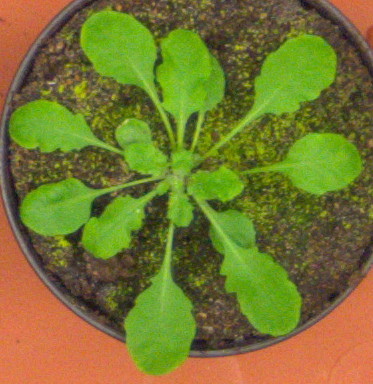
#> input picture ara2012_plant067_rgb.png, 373 x 384 px
$ jupyter execute hw3_input1.ipynb
#> lines starting #> are read from the running program, lines starting #| are printed output that depends on the picture; after the words box and inside, x2 and y2 are one past the last pixel; in counts of white or black regions, pixels touching at a corner belong together
[cell 1]
import cv2
import numpy as np
from matplotlib import pyplot as plt

input = cv2.imread("ara2012_plant067_rgb.png")
#> input is the input picture: shape (384, 373, 3); mean B, G, R 47.9, 118.4, 118.5
inputt2=input.copy()
inputt3=input.copy()

inputEl1=input.copy()
inputEl2=input.copy()
inputEl3=input.copy()

inputReshape=input.reshape((-1, 3))
input2=np.float32(inputReshape)
criteria=(cv2.TERM_CRITERIA_EPS + cv2.TERM_CRITERIA_MAX_ITER, 10, 1.0)

k=2
attempts=10
_, labels, center=cv2.kmeans(input2, k, None, criteria, attempts, cv2.KMEANS_PP_CENTERS)
#> center = [[42.15, 81.09, 82.96], [52.52, 148, 146.8]]
center=np.uint8(center)
#> center = [[42, 81, 82], [52, 147, 146]]
res=center[labels.flatten()]
result1=res.reshape((input.shape))
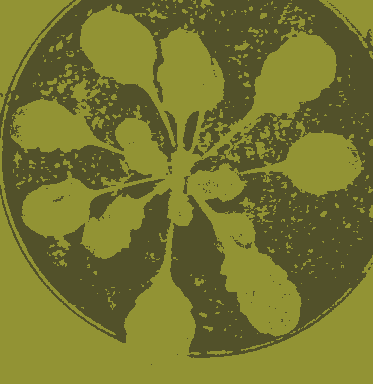
#> result1: shape (384, 373, 3); mean B, G, R 47.6, 117.8, 117.7

k=3
_, labels, center=cv2.kmeans(input2, k, None, criteria, attempts, cv2.KMEANS_PP_CENTERS)
#> center = [[74.3, 115.4, 208.4], [38.89, 165.8, 113.9], [44.15, 80.57, 84.04]]
center=np.uint8(center)
#> center = [[74, 115, 208], [38, 165, 113], [44, 80, 84]]
res=center[labels.flatten()]
result2=res.reshape((input.shape))
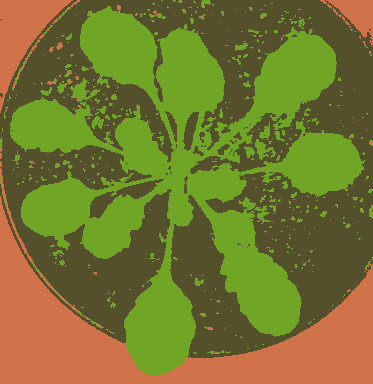
#> result2: shape (384, 373, 3); mean B, G, R 47.5, 117.8, 118.1

k=4
_, labels, center=cv2.kmeans(input2, k, None, criteria, attempts, cv2.KMEANS_PP_CENTERS)
#> center = [[61.04, 101.5, 108.5], [73.24, 115.5, 211.8], [35.99, 72.1, 73], [37.29, 169, 113.6]]
center=np.uint8(center)
#> center = [[61, 101, 108], [73, 115, 211], [35, 72, 73], [37, 169, 113]]
res=center[labels.flatten()]
result3=res.reshape((input.shape))
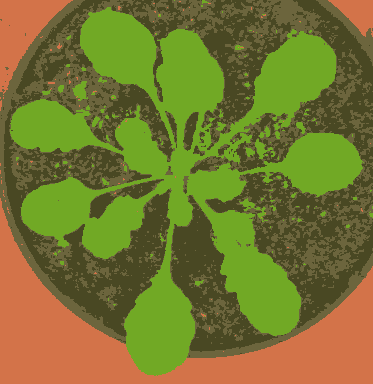
#> result3: shape (384, 373, 3); mean B, G, R 47.5, 118.2, 118.1

k=5
_, labels, center=cv2.kmeans(input2, k, None, criteria, attempts, cv2.KMEANS_PP_CENTERS)
#> center = [[63.44, 99.25, 108.3], [36.36, 71.15, 72.45], [73.17, 115.4, 211.9], [15.59, 156.7, 105.1], [53.95, 174.4, 119.6]]
center=np.uint8(center)
#> center = [[63, 99, 108], [36, 71, 72], [73, 115, 211], [15, 156, 105], [53, 174, 119]]
res=center[labels.flatten()]
result4=res.reshape((input.shape))

result1_red, result1_green, result1_blue=cv2.split(result1)
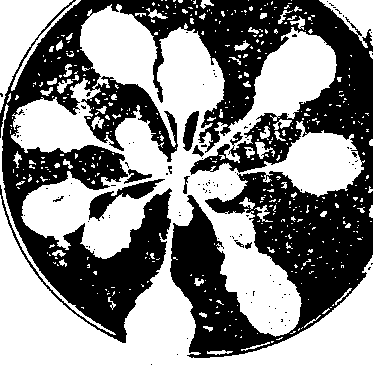
#> result1_red: shape (384, 373); values 42 (black) and 52 (white), 55.8% white; 111 black regions (101 under 20 px), largest, box (x1, y1, x2, y2) and area: (0, 0, 373, 358) 61445, (89, 179, 165, 221) 880, (183, 111, 199, 151) 365
result2_red, result2_green, result2_blue=cv2.split(result2)
result3_red, result3_green, result3_blue=cv2.split(result3)
result4_red, result4_green, result4_blue=cv2.split(result4)

fig, (ax1, ax2)=plt.subplots(1, 2)
fig.suptitle('K-Means Clustering')
im1=ax1.imshow(result1_red)
colorbar1=fig.colorbar(im1, ax=ax1, shrink=0.5)
ax1.set_title('K=2')

im2=ax2.imshow(result2_green)
colorbar2=fig.colorbar(im2, ax=ax2, shrink=0.5)
ax2.set_title('K=3')

fig, (ax3, ax4)=plt.subplots(1, 2)
im3=ax3.imshow(result3_green)
colorbar3=fig.colorbar(im3, ax=ax3, shrink=0.5)
ax3.set_title('K=4')

im4=ax4.imshow(result4_blue)
colorbar4=fig.colorbar(im4, ax=ax4, shrink=0.5)
ax4.set_title('K=5')
plt.show()

binaryResult=result3
greenResult=binaryResult[:,:,1]
_, binaryMask=cv2.threshold(greenResult, 0, 255, cv2.THRESH_BINARY+cv2.THRESH_OTSU)
#> binaryMask: shape (384, 373); 33.9% white; 133 white regions (114 under 20 px), largest, box (x1, y1, x2, y2) and area: (10, 7, 364, 376) 46838, (72, 81, 88, 101) 183, (239, 198, 268, 222) 162

plt.imshow(binaryMask)
plt.colorbar()
plt.title('Binary Mask')
plt.show()

distanceTransform=cv2.distanceTransform(binaryMask, cv2.DIST_L2, 3)

plt.imshow(distanceTransform)
plt.colorbar()
plt.title('Distance Transform')
plt.show()

labImg=cv2.cvtColor(input, cv2.COLOR_BGR2LAB)
#> labImg: shape (384, 373, 3); mean of channels 0, 1, 2 125.1, 119.5, 164.5
lChannel, aChannel, bChannel=cv2.split(labImg)

medianFilter=cv2.medianBlur(aChannel, 5)
medianFilter2=medianFilter.copy()
medianFilter3=medianFilter.copy()

fig, (ax1, ax2)= plt.subplots(1, 2)
fig.suptitle('Median Filter')
im1=ax1.imshow(aChannel)
colorbar1=fig.colorbar(im1, ax=ax1, shrink=0.5)
ax1.set_title('Original')
im2=ax2.imshow(medianFilter)
colorbar2=fig.colorbar(im2, ax=ax2, shrink=0.5)
ax2.set_title('Median Filtered')
plt.show()
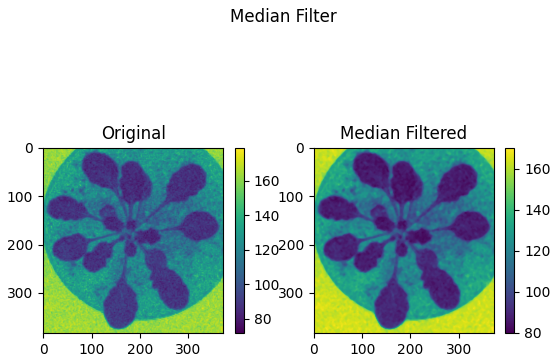
#> figure drawn by matplotlib, 4 panels

circles1=cv2.HoughCircles(medianFilter, cv2.HOUGH_GRADIENT, 1, 0.1*min(input.shape[:2]), param1=40, param2=10, minRadius=13, maxRadius=37)
#> circles1 = 42 rows, first 8: [323.5, 165.5, 36.4], [145.5, 140.5, 30.8], [168.5, 221.5, 28.6], [117.5, 111.5, 33.1], [308.5, 64.5, 29.7], [265.5, 134.5, 29.7], [41.5, 135.5, 36.4], [273.5, 305.5, 29.7]
circles1=np.uint16(np.around(circles1))
#> circles1 = 42 rows, first 8: [324, 166, 36], [146, 140, 31], [168, 222, 29], [118, 112, 33], [308, 64, 30], [266, 134, 30], [42, 136, 36], [274, 306, 30]

for circle in circles1[0, :]:
    center=(circle[0], circle[1])
    radius=circle[2]
    cv2.circle(input, center, radius, (0, 255, 0), 2)
    cv2.circle(input, center, 2, (0, 0, 255), 3)
#> this loop made 42 passes
#> (center, radius) on passes 1 to 12: ((324, 166), 36), ((146, 140), 31), ((168, 222), 29), ((118, 112), 33), ((308, 64), 30), ((266, 134), 30), ((42, 136), 36), ((274, 306), 30), ((188, 80), 35), ((56, 68), 34), ((158, 340), 33), ((130, 54), 31)
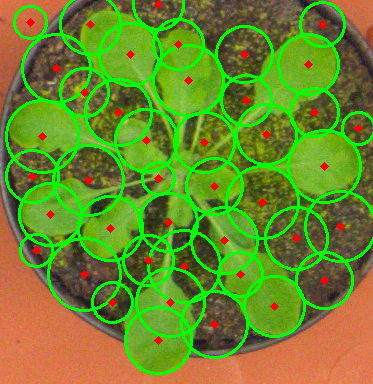
#> input: shape (384, 373, 3); 15.66% of pixels changed, all inside (x1, y1, x2, y2) = (5, 0, 373, 375)

input=cv2.cvtColor(input, cv2.COLOR_BGR2RGB)

circles2=cv2.HoughCircles(medianFilter2, cv2.HOUGH_GRADIENT, 1, 0.1*min(input.shape[:2]), param1=80, param2=10, minRadius=13, maxRadius=37)
#> circles2 = 19 rows, first 8: [31.5, 125.5, 23.6], [158.5, 339.5, 33.1], [306.5, 63.5, 30.4], [275.5, 301.5, 34.2], [117.5, 217.5, 27.2], [49.5, 214.5, 30.8], [182.5, 49.5, 22.1], [327.5, 154.5, 36.4]
circles2=np.uint16(np.around(circles2))
#> circles2 = 19 rows, first 8: [32, 126, 24], [158, 340, 33], [306, 64, 30], [276, 302, 34], [118, 218, 27], [50, 214, 31], [182, 50, 22], [328, 154, 36]

for circle in circles2[0, :]:
    center=(circle[0], circle[1])
    radius=circle[2]
    cv2.circle(inputt2, center, radius, (0, 255, 0), 2)
    cv2.circle(inputt2, center, 2, (0, 0, 255), 3)
#> this loop made 19 passes
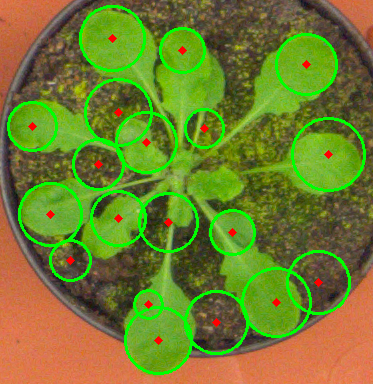
#> inputt2: shape (384, 373, 3); mean B, G, R 45, 126.4, 112.6

inputt2=cv2.cvtColor(inputt2, cv2.COLOR_BGR2RGB)

circles3=cv2.HoughCircles(medianFilter3, cv2.HOUGH_GRADIENT, 1, 0.1*min(input.shape[:2]), param1=80, param2=15, minRadius=13, maxRadius=37)
#> circles3 = [[158.5, 339.5, 33.1], [117.5, 217.5, 27.2], [49.5, 214.5, 30.8], [274.5, 304.5, 30.7], [27.5, 126.5, 20.5], [111.5, 37.5, 31.9], [325.5, 162.5, 30.8], [309.5, 61.5, 26.7], [179.5, 212.5, 13.8], [92.5, 163.5, 18.8], [203.5, 128.5, 18.8], [235.5, 231.5, 26.4]]
circles3=np.uint16(np.around(circles3))
#> circles3 = [[158, 340, 33], [118, 218, 27], [50, 214, 31], [274, 304, 31], [28, 126, 20], [112, 38, 32], [326, 162, 31], [310, 62, 27], [180, 212, 14], [92, 164, 19], [204, 128, 19], [236, 232, 26]]

for circle in circles3[0, :]:
    center=(circle[0], circle[1])
    radius=circle[2]
    cv2.circle(inputt3, center, radius, (0, 255, 0), 2)
    cv2.circle(inputt3, center, 2, (0, 0, 255), 3)
#> this loop made 12 passes
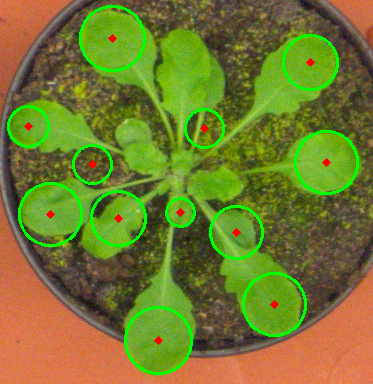
#> inputt3: shape (384, 373, 3); mean B, G, R 46.3, 122.8, 114.9

inputt3=cv2.cvtColor(inputt3, cv2.COLOR_BGR2RGB)

fig, (ax1, ax2, ax3)= plt.subplots(1, 3)

im1=ax1.imshow(input)
ax1.set_title('p1=40,p2=10')

im2=ax2.imshow(inputt2)
ax2.set_title('p1=80,p2=10')

im3=ax3.imshow(inputt3)
ax3.set_title('p1=40,p2=15')

plt.subplots_adjust(wspace=0.5)

plt.show()

[cell 2]
vCircles1=[]
vCircles2=[]
vCircles3=[]

for circle in circles1[0]:
    x=circle[0]
    y=circle[1]
    if binaryMask[y, x]==255:
        vCircles1.append(circle)
#> this loop made 42 passes
#> (circle, x, y) on passes 1 to 12: ([324, 166, 36], 324, 166), ([146, 140, 31], 146, 140), ([168, 222, 29], 168, 222), ([118, 112, 33], 118, 112), ([308, 64, 30], 308, 64), ([266, 134, 30], 266, 134), ([42, 136, 36], 42, 136), ([274, 306, 30], 274, 306), ([188, 80, 35], 188, 80), ([56, 68, 34], 56, 68), ([158, 340, 33], 158, 340), ([130, 54, 31], 130, 54)
#> after the loop, vCircles1 = 20 items, first 6: [324, 166, 36], [146, 140, 31], [308, 64, 30], [266, 134, 30], [42, 136, 36], [274, 306, 30]

for circle in circles2[0]:
    x=circle[0]
    y=circle[1]
    if binaryMask[y, x]==255:
        vCircles2.append(circle)
#> this loop made 19 passes
#> (circle, x, y) on passes 1 to 12: ([32, 126, 24], 32, 126), ([158, 340, 33], 158, 340), ([306, 64, 30], 306, 64), ([276, 302, 34], 276, 302), ([118, 218, 27], 118, 218), ([50, 214, 31], 50, 214), ([182, 50, 22], 182, 50), ([328, 154, 36], 328, 154), ([112, 38, 32], 112, 38), ([118, 112, 33], 118, 112), ([98, 164, 25], 98, 164), ([232, 232, 22], 232, 232)
#> after the loop, vCircles2 = [[32, 126, 24], [158, 340, 33], [306, 64, 30], [276, 302, 34], [118, 218, 27], [50, 214, 31], [182, 50, 22], [328, 154, 36], [112, 38, 32], [232, 232, 22], [204, 128, 19], [146, 142, 30], [148, 304, 14]]

for circle in circles3[0]:
    x=circle[0]
    y=circle[1]
    if binaryMask[y, x]==255:
        vCircles3.append(circle)
#> this loop made 12 passes
#> (circle, x, y) on passes 1 to 12: ([158, 340, 33], 158, 340), ([118, 218, 27], 118, 218), ([50, 214, 31], 50, 214), ([274, 304, 31], 274, 304), ([28, 126, 20], 28, 126), ([112, 38, 32], 112, 38), ([326, 162, 31], 326, 162), ([310, 62, 27], 310, 62), ([180, 212, 14], 180, 212), ([92, 164, 19], 92, 164), ([204, 128, 19], 204, 128), ([236, 232, 26], 236, 232)
#> after the loop, vCircles3 has the same summary as circles3

for circle in vCircles1:
    center=(circle[0], circle[1])
    radius=circle[2]
    cv2.circle(inputEl1, center, radius, (0, 255, 0), 2)
    cv2.circle(inputEl1, center, 2, (0, 0, 255), 3)
#> this loop made 20 passes
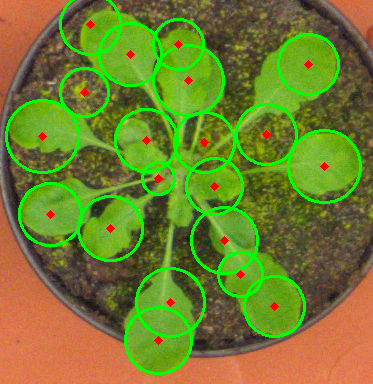
#> inputEl1: shape (384, 373, 3); mean B, G, R 44.9, 127, 111.8

for circle in vCircles2:
    center=(circle[0], circle[1])
    radius=circle[2]
    cv2.circle(inputEl2, center, radius, (0, 255, 0), 2)
    cv2.circle(inputEl2, center, 2, (0, 0, 255), 3)
#> this loop made 13 passes
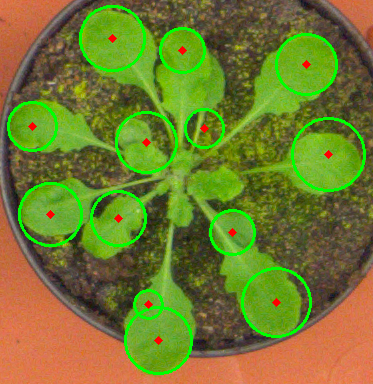
#> inputEl2: shape (384, 373, 3); mean B, G, R 46, 123.4, 114.3

for circle in vCircles3:
    center=(circle[0], circle[1])
    radius=circle[2]
    cv2.circle(inputEl3, center, radius, (0, 255, 0), 2)
    cv2.circle(inputEl3, center, 2, (0, 0, 255), 3)

inputEl1=cv2.cvtColor(inputEl1, cv2.COLOR_BGR2RGB)
inputEl2=cv2.cvtColor(inputEl2, cv2.COLOR_BGR2RGB)
inputEl3=cv2.cvtColor(inputEl3, cv2.COLOR_BGR2RGB)

fig,(ax1, ax2, ax3)=plt.subplots(1, 3)

im1=ax1.imshow(inputEl1)
ax1.set_title('p1=40,p2=10')

im2=ax2.imshow(inputEl2)
ax2.set_title('p1=80,p2=10')

im3=ax3.imshow(inputEl3)
ax3.set_title('p1=40,p2=15')

plt.subplots_adjust(wspace=0.5)
plt.show()

$ run again, with ara2012_plant102_rgb.png copied over ara2012_plant067_rgb.png
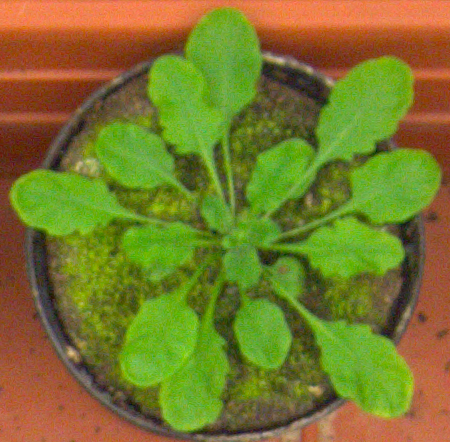
#> input picture ara2012_plant102_rgb.png, 450 x 442 px
#> input is the input picture: shape (442, 450, 3); mean B, G, R 43.5, 120.3, 121.6
#> `_, labels, center=cv2.kmeans(input2, k, None, criteria, attempts, cv2...`: center = [[55.44, 91.37, 169.4], [37.71, 134.3, 98.51]]
#> `center=np.uint8(center)`: center = [[55, 91, 169], [37, 134, 98]]
#> `_, labels, center=cv2.kmeans(input2, k, None, criteria, attempts, cv2...`: center = [[37.76, 164.2, 108], [66.05, 105.9, 192.1], [37.39, 79.9, 97.87]]
#> `center=np.uint8(center)`: center = [[37, 164, 107], [66, 105, 192], [37, 79, 97]]
#> `_, labels, center=cv2.kmeans(input2, k, None, criteria, attempts, cv2...`: center = [[46.9, 79.45, 144.3], [37.91, 164.6, 108.2], [74.05, 117.1, 209.9], [34.87, 83.34, 83.15]]
#> `center=np.uint8(center)`: center = [[46, 79, 144], [37, 164, 108], [74, 117, 209], [34, 83, 83]]
#> `_, labels, center=cv2.kmeans(input2, k, None, criteria, attempts, cv2...`: center = [[73.86, 116.4, 209.1], [38.58, 80.51, 82.87], [53.7, 169.2, 111.9], [44.14, 77.37, 145.4], [15.05, 152.2, 102]]
#> `center=np.uint8(center)`: center = [[73, 116, 209], [38, 80, 82], [53, 169, 111], [44, 77, 145], [15, 152, 101]]
#> result1_red: shape (442, 450); values 37 (black) and 55 (white), 32.5% white; 197 white regions (172 under 20 px), largest, box (x1, y1, x2, y2) and area: (0, 0, 450, 176) 35865, (0, 175, 194, 442) 13752, (207, 177, 450, 442) 13027
#> result2_red: shape (442, 450); values 37 (black) and 66 (white), 20.7% white; 240 white regions (212 under 20 px), largest, box (x1, y1, x2, y2) and area: (0, 0, 450, 62) 16428, (207, 242, 450, 442) 10838, (0, 338, 174, 442) 8539
#> binaryMask: shape (442, 450); 41.1% white; 102 white regions (83 under 20 px), largest, box (x1, y1, x2, y2) and area: (10, 7, 441, 432) 72252, (266, 258, 413, 418) 7855, (338, 286, 372, 316) 429
#> labImg: shape (442, 450, 3); mean of channels 0, 1, 2 128.2, 119.8, 168.3
#> `circles1=cv2.HoughCircles(medianFilter, cv2.HOUGH_GRADIENT, 1, 0.1*min..`: circles1 = 42 rows, first 8: [406.5, 178.5, 34.2], [259.5, 326.5, 27.5], [133.5, 149.5, 36.4], [40.5, 203.5, 34.2], [191.5, 400.5, 32.9], [286.5, 104.5, 36.4], [284.5, 279.5, 28.6], [289.5, 177.5, 36.4]
#> `circles1=np.uint16(np.around(circles1))`: circles1 = 42 rows, first 8: [406, 178, 34], [260, 326, 28], [134, 150, 36], [40, 204, 34], [192, 400, 33], [286, 104, 36], [284, 280, 29], [290, 178, 36]
#> the loop `for circle in circles1[0, :]:` made 42 passes
#> after the loop `for circle in circles1[0, :]:`:
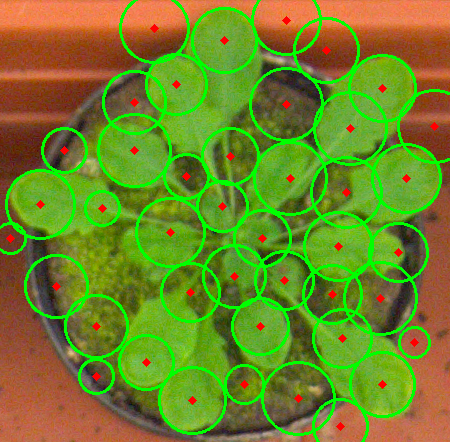
#> input: shape (442, 450, 3); 11.66% of pixels changed, all inside (x1, y1, x2, y2) = (0, 0, 450, 442)
#> `circles2=cv2.HoughCircles(medianFilter2, cv2.HOUGH_GRADIENT, 1, 0.1*mi..`: circles2 = 14 rows, first 8: [406.5, 178.5, 34.2], [189.5, 400.5, 31.5], [224.5, 39.5, 31.9], [40.5, 203.5, 34.2], [381.5, 383.5, 31.8], [382.5, 88.5, 33], [169.5, 82.5, 27.9], [376.5, 257.5, 28.8]
#> `circles2=np.uint16(np.around(circles2))`: circles2 = 14 rows, first 8: [406, 178, 34], [190, 400, 32], [224, 40, 32], [40, 204, 34], [382, 384, 32], [382, 88, 33], [170, 82, 28], [376, 258, 29]
#> the loop `for circle in circles2[0, :]:` made 14 passes
#> `circles3=cv2.HoughCircles(medianFilter3, cv2.HOUGH_GRADIENT, 1, 0.1*mi..`: circles3 = [[40.5, 203.5, 34.2], [382.5, 88.5, 33], [224.5, 31.5, 25.7], [409.5, 176.5, 31.6], [189.5, 403.5, 28.6], [170.5, 84.5, 29.9], [386.5, 382.5, 34.2]]
#> `circles3=np.uint16(np.around(circles3))`: circles3 = [[40, 204, 34], [382, 88, 33], [224, 32, 26], [410, 176, 32], [190, 404, 29], [170, 84, 30], [386, 382, 34]]
#> the loop `for circle in circles3[0, :]:` made 7 passes
#> the loop `for circle in circles1[0]:` made 42 passes
#> (circle, x, y) on passes 1 to 8: ([406, 178, 34], 406, 178), ([260, 326, 28], 260, 326), ([134, 150, 36], 134, 150), ([40, 204, 34], 40, 204), ([192, 400, 33], 192, 400), ([286, 104, 36], 286, 104), ([284, 280, 29], 284, 280), ([290, 178, 36], 290, 178)
#> after the loop `for circle in circles1[0]:`: vCircles1 = 22 items, first 6: [406, 178, 34], [260, 326, 28], [134, 150, 36], [40, 204, 34], [192, 400, 33], [284, 280, 29]
#> the loop `for circle in circles2[0]:` made 14 passes
#> (circle, x, y) on passes 1 to 8: ([406, 178, 34], 406, 178), ([190, 400, 32], 190, 400), ([224, 40, 32], 224, 40), ([40, 204, 34], 40, 204), ([382, 384, 32], 382, 384), ([382, 88, 33], 382, 88), ([170, 82, 28], 170, 82), ([376, 258, 29], 376, 258)
#> after the loop `for circle in circles2[0]:`: vCircles2 = [[406, 178, 34], [190, 400, 32], [224, 40, 32], [40, 204, 34], [382, 384, 32], [382, 88, 33], [170, 82, 28], [376, 258, 29], [112, 140, 16], [328, 294, 25], [280, 176, 31], [274, 338, 17]]
#> the loop `for circle in circles3[0]:` made 7 passes
#> (circle, x, y) on passes 1 to 7: ([40, 204, 34], 40, 204), ([382, 88, 33], 382, 88), ([224, 32, 26], 224, 32), ([410, 176, 32], 410, 176), ([190, 404, 29], 190, 404), ([170, 84, 30], 170, 84), ([386, 382, 34], 386, 382)
#> after the loop `for circle in circles3[0]:`: vCircles3 has the same summary as circles3
#> the loop `for circle in vCircles1:` made 22 passes
#> after the loop `for circle in vCircles1:`:
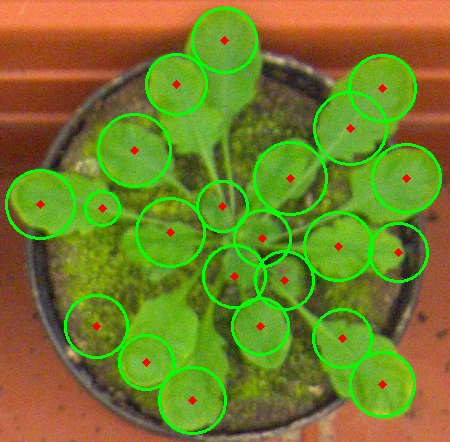
#> inputEl1: shape (442, 450, 3); mean B, G, R 41, 127.2, 115.9
#> the loop `for circle in vCircles2:` made 12 passes
#> the loop `for circle in vCircles3:` made 7 passes
